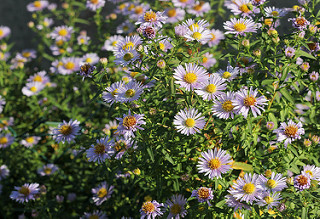
#> input picture Project/flowers/daisy/10555826524_423eb8bf71_n.jpg, 320 x 219 px; its folder holds only this picture in this run
$ python project.py
#> lines starting #> are read from the running program, lines starting #| are printed output that depends on the picture
import os
import numpy as np
from sklearn.model_selection import train_test_split
from sklearn.preprocessing import LabelEncoder
from sklearn.metrics import classification_report, accuracy_score, confusion_matrix
from sklearn.ensemble import RandomForestClassifier
from skimage.io import imread
from skimage.transform import resize
import matplotlib.pyplot as plt
import seaborn as sns


data_dir = 'flowers'
image_size = (64, 64)
X, y = [], []

print("Loading and processing images...")
for label in os.listdir(data_dir):
    label_path = os.path.join(data_dir, label)
    if not os.path.isdir(label_path):
        continue

    image_files = os.listdir(label_path)
    for i, image_file in enumerate(image_files):
        img_path = os.path.join(label_path, image_file)
        try:
            img = imread(img_path)
#> img is the input picture: shape (219, 320, 3); mean R, G, B 95.5, 100, 72.7
            img_resized = resize(img, image_size, anti_aliasing=True).flatten()
#> img_resized = 12288 values, max 0.932 at index 2040, min 0.0162 at index 12098, mean 0.351
            X.append(img_resized)
            y.append(label)

            if i % 50 == 0:
                print(f"Processed {i} images in class '{label}'...")
        except Exception as e:
            print(f"Skipping {img_path} due to error: {e}")

X = np.array(X)
y = np.array(y)
print(f"Total images loaded: {len(X)}")
#| Total images loaded: 2

le = LabelEncoder()
y_encoded = le.fit_transform(y)
X_train, X_test, y_train, y_test = train_test_split(X, y_encoded, test_size=0.5, random_state=42)
#> y_train = [0]; y_test = [1]

print("Training model...")
model = RandomForestClassifier(n_estimators=100, random_state=42)
model.fit(X_train, y_train)

y_pred = model.predict(X_test)
#> y_pred = [0]

print("Accuracy:", accuracy_score(y_test, y_pred))
#| Accuracy: 0.0
print("Classification Report:\n", classification_report(y_test, y_pred, target_names=le.classes_))
#| Classification Report:
#|                precision    recall  f1-score   support
#|        daisy       0.00      0.00      0.00       0.0
#|    dandelion       0.00      0.00      0.00       1.0
#|     accuracy                           0.00       1.0
#|    macro avg       0.00      0.00      0.00       1.0
#| weighted avg       0.00      0.00      0.00       1.0

cm = confusion_matrix(y_test, y_pred)
#> cm = [[0, 0], [1, 0]]
plt.figure(figsize=(10, 7))
sns.heatmap(cm, annot=True, fmt='d', cmap='YlGnBu', xticklabels=le.classes_, yticklabels=le.classes_)
plt.title('Confusion Matrix Heatmap')
plt.xlabel('Predicted Labels')
plt.ylabel('True Labels')
plt.tight_layout()
plt.show()
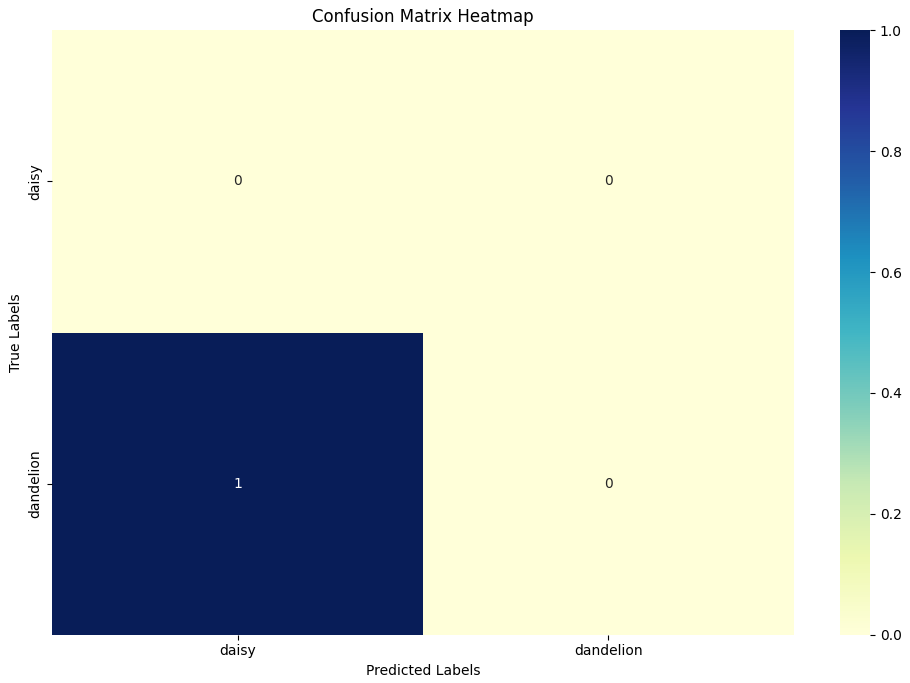
#> figure drawn by matplotlib, 2 panels
